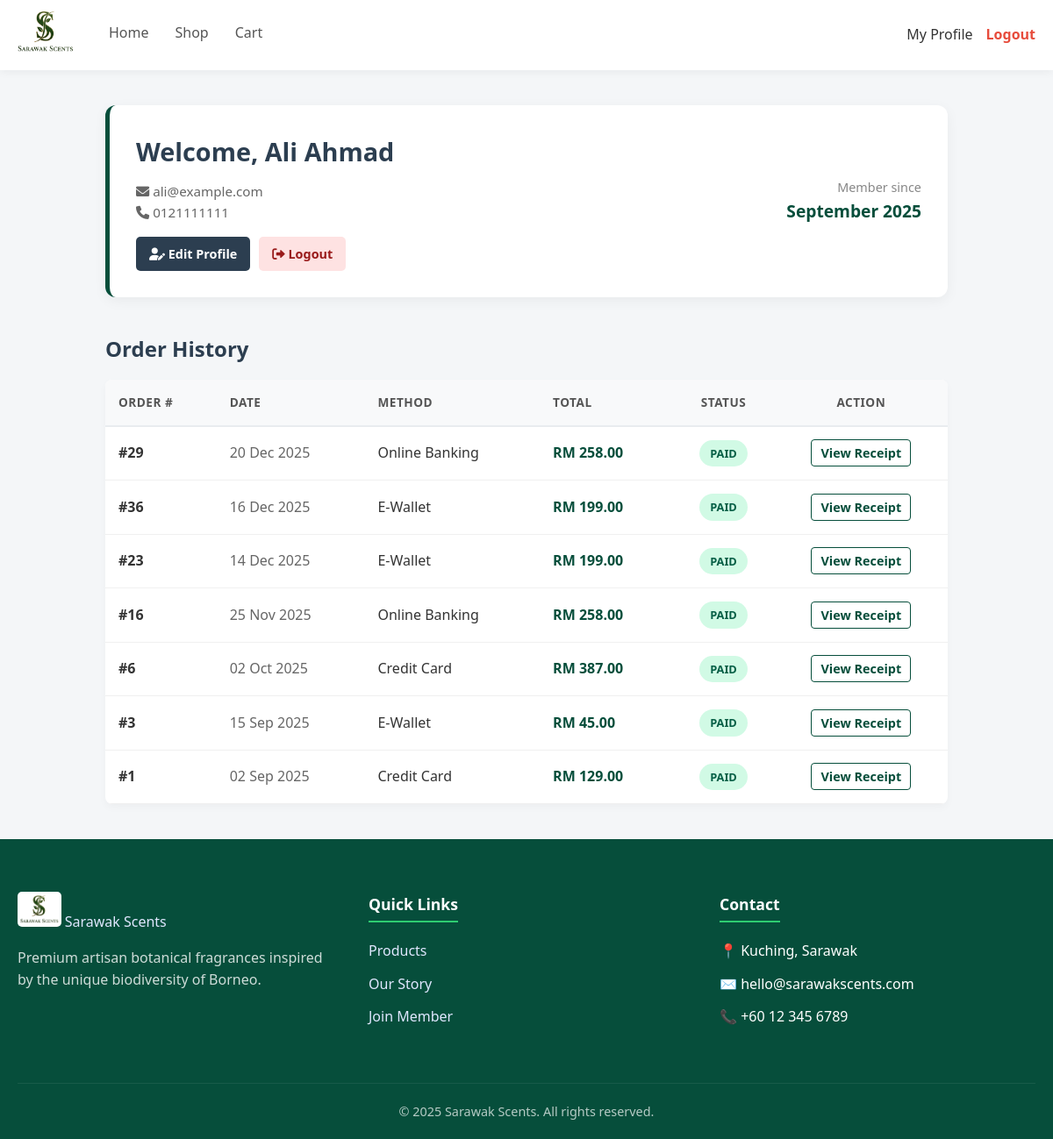
The app's page /profile.php (signed in) with its own data.
### tables this page shows
CREATE TABLE users (
    user_id INT AUTO_INCREMENT PRIMARY KEY,
    full_name VARCHAR(100) NOT NULL,
    email VARCHAR(100) NOT NULL UNIQUE,
    password VARCHAR(255) NOT NULL, 
    phone_number VARCHAR(20),
    otp_code VARCHAR(10) DEFAULT NULL,
    role ENUM('member', 'admin') DEFAULT 'member',
    address TEXT,
    created_at TIMESTAMP DEFAULT CURRENT_TIMESTAMP
);

CREATE TABLE transactions (
    transaction_id INT AUTO_INCREMENT PRIMARY KEY,
    order_id INT NOT NULL,
    payment_method VARCHAR(50),
    payment_status ENUM('Success', 'Failed') DEFAULT 'Success',
    transaction_date TIMESTAMP DEFAULT CURRENT_TIMESTAMP,
    FOREIGN KEY (order_id) REFERENCES orders(order_id)
);

CREATE TABLE orders (
    order_id INT AUTO_INCREMENT PRIMARY KEY,
    user_id INT NOT NULL,
    total_amount DECIMAL(10,2) NOT NULL,
    order_date TIMESTAMP DEFAULT CURRENT_TIMESTAMP,
    status ENUM('Pending', 'Paid', 'Shipped', 'Cancelled') DEFAULT 'Paid',
    FOREIGN KEY (user_id) REFERENCES users(user_id)
);

### profile.php (the view, shortened to what this page needs)
<?php
include 'includes/db_connect.php';
$user_id = $_SESSION['user_id'];
$user_sql = "SELECT * FROM users WHERE user_id = $user_id";
$user_res = mysqli_query($conn, $user_sql);
$user = mysqli_fetch_assoc($user_res);
$order_sql = "SELECT o.*, t.payment_method
              FROM orders o
              LEFT JOIN transactions t ON o.order_id = t.order_id
              WHERE o.user_id = $user_id
              ORDER BY o.order_date DESC";
$orders = mysqli_query($conn, $order_sql);
include 'includes/header.php';
?>
<div class="profile-container">
    <div class="profile-header">
        <div class="user-info">
            <h1>Welcome, <?php echo htmlspecialchars($user['full_name']); ?></h1>
            <div class="user-details">
                <div><i class="fas fa-envelope"></i> <?php echo htmlspecialchars($user['email']); ?></div>
                <div><i class="fas fa-phone"></i> <?php echo htmlspecialchars($user['phone_number']); ?></div>
            </div>
            <div class="profile-actions">
                <a href="edit_profile.php" class="btn-edit">
                    <i class="fas fa-user-edit"></i> Edit Profile
                </a>
                <a href="logout.php" onclick="return confirm('Are you sure?');" class="btn-logout-soft">
                    <i class="fas fa-sign-out-alt"></i> Logout
                </a>
            </div>
        </div>
        <div class="user-meta">
            <div>Member since</div>
            <div style="font-size: 1.2rem; font-weight: bold; color: #064e3b;">
                <?php echo date('F Y', strtotime($user['created_at'])); ?>
            </div>
        </div>
    </div>
    <h2 class="section-title">Order History</h2>
    <?php if (mysqli_num_rows($orders) > 0): ?>
        <table class="cart-table"> <thead>
                <tr>
                    <th>Order #</th>
                    <th>Date</th>
                    <th>Method</th>
                    <th>Total</th>
                    <th style="text-align: center;">Status</th>
                    <th style="text-align: center;">Action</th>
                </tr>
            </thead>
            <tbody>
                <?php while ($ord = mysqli_fetch_assoc($orders)): ?>
                    <tr>
                        <td data-label="Order #">
                            <strong>#<?php echo $ord['order_id']; ?></strong>
                        </td>
                        <td data-label="Date" style="color: #666;">
                            <?php echo date('d M Y', strtotime($ord['order_date'])); ?>
                        </td>
                        <td data-label="Method">
                            <?php echo htmlspecialchars($ord['payment_method'] ?? 'Online'); ?>
                        </td>
                        <td data-label="Total" style="color: #064e3b; font-weight: bold;">
                            RM <?php echo number_format($ord['total_amount'], 2); ?>
                        </td>
                        <td data-label="Status" style="text-align: center;">
                            <?php
                                $statusClass = 'status-pending';
                                if ($ord['status'] == 'Paid') $statusClass = 'status-paid';
                                elseif ($ord['status'] == 'Shipped') $statusClass = 'status-shipped';
                                elseif ($ord['status'] == 'Cancelled') $statusClass = 'status-cancelled';
                            ?>
                            <span class="status-badge <?php echo $statusClass; ?>">
                                <?php echo htmlspecialchars($ord['status']); ?>
                            </span>
                        </td>
                        <td data-label="Action" style="text-align: center;">
                            <a href="receipt.php?order_id=<?php echo $ord['order_id']; ?>" class="receipt-link">
                                View Receipt
                            </a>
                        </td>
                    </tr>
                <?php endwhile; ?>
            </tbody>
        </table>
    <?php endif; ?>
</div>
<?php include 'includes/footer.php'; ?>

### includes/header.php (shortened to what this page needs)
<?php
$isInAdmin = strpos($_SERVER['REQUEST_URI'], '/admin/') !== false;
$basePath = $isInAdmin ? '../' : '';
$current_page = basename($_SERVER['PHP_SELF']);
?>
<!DOCTYPE html>
<html lang="en">
<head>
    <link rel="stylesheet" href="https://cdnjs.cloudflare.com/ajax/libs/font-awesome/6.0.0/css/all.min.css">
    <link rel="stylesheet" href="<?php echo $basePath; ?>css/style.css">
</head>
<body class="with-fixed-header">
    <nav class="navbar">
        <div class="nav-container">
            <a href="<?php echo $basePath; ?>index.php" class="nav-logo">
                <img src="<?php echo $basePath; ?>assets/images/Sarawak_Scents_Logo.png" alt="Sarawak Scents">
            </a>
            <div class="nav-menu" id="navMenu">
                <ul class="nav-links">
                    <li><a href="<?php echo $basePath; ?>index.php" class="<?php echo ($current_page == 'index.php') ? 'active' : ''; ?>">Home</a></li>
                    <li><a href="<?php echo $basePath; ?>shop.php" class="<?php echo ($current_page == 'shop.php') ? 'active' : ''; ?>">Shop</a></li>
                    <li>
                        <a href="<?php echo $basePath; ?>cart.php" class="<?php echo ($current_page == 'cart.php') ? 'active' : ''; ?>">
                            Cart
                        </a>
                    </li>
                </ul>
                <ul class="nav-auth">
                    <?php if (isset($_SESSION['user_id'])): ?>
                        <?php if (isset($_SESSION['role']) && $_SESSION['role'] === 'admin'): ?>
                            <li><a href="<?php echo $basePath; ?>admin/dashboard.php" class="btn-admin-link">Admin Panel</a></li>
                        <?php else: ?>
                            <li><a href="<?php echo $basePath; ?>profile.php" class="btn-profile">My Profile</a></li>
                        <?php endif; ?>
                        <li><a href="<?php echo $basePath; ?>logout.php" onclick="return confirm('Logout?');" class="btn-logout">Logout</a></li>
                    <?php else: ?>
                        <li><a href="<?php echo $basePath; ?>login.php" class="btn-nav btn-login">Login</a></li>
                        <li><a href="<?php echo $basePath; ?>signup.php" class="btn-nav btn-signup">Sign Up</a></li>
                    <?php endif; ?>
                </ul>
            </div>
        </div>
    </nav>
    <div class="main-wrapper">

### includes/footer.php (shortened to what this page needs)
<?php
$isInAdmin = strpos($_SERVER['REQUEST_URI'], '/admin/') !== false;
$basePath = $isInAdmin ? '../' : '';
?>
</div> <footer class="site-footer">
    <div class="footer-container">
        <div class="footer-col footer-brand">
            <a href="<?php echo $basePath; ?>index.php" class="footer-logo-link">
                <img src="<?php echo $basePath; ?>assets/images/Sarawak_Scents_Logo.png" alt="Logo">
                <span>Sarawak Scents</span>
            </a>
            <p>Premium artisan botanical fragrances inspired by the unique biodiversity of Borneo.</p>
        </div>
        <div class="footer-col footer-links">
            <h4>Quick Links</h4>
            <ul>
                <li><a href="<?php echo $basePath; ?>shop.php">Products</a></li>
                <li><a href="<?php echo $basePath; ?>index.php#story">Our Story</a></li>
                <li><a href="<?php echo $basePath; ?>signup.php">Join Member</a></li>
            </ul>
        </div>
        <div class="footer-col footer-contact">
            <h4>Contact</h4>
            <ul>
                <li><span>📍</span> Kuching, Sarawak</li>
                <li><span>✉️</span> hello@sarawakscents.com</li>
                <li><span>📞</span> +60 12 345 6789</li>
            </ul>
        </div>
    </div>
    <div class="footer-bottom">
        &copy; <?php echo date("Y"); ?> Sarawak Scents. All rights reserved.
    </div>
</footer>
</body>
</html>

### css/style.css (style rules this page uses)
* { box-sizing: border-box; margin: 0; padding: 0; font-family: 'Segoe UI', Tahoma, Geneva, Verdana, sans-serif; }
body { background-color: #f4f6f8; color: #333; line-height: 1.6; }
body.with-fixed-header { padding-top: 90px; }
a { text-decoration: none; color: inherit; }
h1 { font-size: 1.8rem; margin-bottom: 0.5rem; }
body.with-fixed-header { padding-top: 80px; }
.navbar { position: fixed; top: 0; left: 0; width: 100%; background: white; box-shadow: 0 2px 10px rgba(0,0,0,0.05); z-index: 1000; height: 80px; }
.nav-container { max-width: 1200px; margin: 0 auto; padding: 0 20px; height: 100%; display: flex; justify-content: space-between; align-items: center; }
.nav-logo img { height: 50px; }
.nav-menu { display: flex; align-items: center; gap: 40px; flex-grow: 1; justify-content: space-between; margin-left: 40px; }
.nav-links { display: flex; gap: 30px; list-style: none; }
.nav-auth { display: flex; gap: 15px; list-style: none; align-items: center; }
.nav-links li { position: relative; }
.nav-links a { text-decoration: none; color: #555; font-weight: 500; position: relative; padding-bottom: 5px; display: inline-block; }
.nav-links a::after { content: ''; position: absolute; width: 0; height: 3px; bottom: 0; left: 0; background-color: #064e3b; transition: width 0.3s ease; }
.btn-logout { color: #e74c3c; font-weight: bold; }
.site-footer { background: #064e3b; color: white; padding: 60px 20px 20px; margin-top: auto; }
.footer-container { max-width: 1200px; margin: 0 auto; display: flex; flex-wrap: wrap; justify-content: space-between; gap: 40px; }
.footer-col { flex: 1; min-width: 220px; }
.footer-brand p { opacity: 0.8; margin-top: 15px; line-height: 1.6; }
.footer-brand img { height: 40px; background: white; padding: 3px; border-radius: 5px; }
.footer-col h4 { font-size: 1.1rem; margin-bottom: 20px; border-bottom: 2px solid #2ecc71; display: inline-block; padding-bottom: 5px; }
.footer-col ul { list-style: none; padding: 0; }
.footer-col ul li { margin-bottom: 12px; }
.footer-col a { text-decoration: none; color: #e0e7ff; transition: 0.3s; }
.footer-bottom { text-align: center; margin-top: 50px; padding-top: 20px; border-top: 1px solid rgba(255,255,255,0.1); font-size: 0.9rem; opacity: 0.7; }
.section-title { color: #2c3e50; margin-bottom: 1rem; }
.cart-table { width: 100%; border-collapse: collapse; background: white; box-shadow: 0 4px 10px rgba(0,0,0,0.03); border-radius: 8px; overflow: hidden; margin-bottom: 30px; }
.cart-table thead { background-color: #f8f9fa; border-bottom: 2px solid #e9ecef; }
.cart-table th { padding: 15px; text-align: left; font-weight: 700; color: #555; text-transform: uppercase; font-size: 0.85rem; letter-spacing: 0.5px; }
.cart-table td { padding: 15px; vertical-align: middle; border-bottom: 1px solid #f0f0f0; }
.profile-container { max-width: 1000px; margin: 40px auto; padding: 0 20px; min-height: 60vh; }
.profile-header { background: white; padding: 30px; border-radius: 12px; box-shadow: 0 4px 15px rgba(0,0,0,0.05); margin-bottom: 40px; display: flex; justify-content: space-between; align-items: center; flex-wrap: wrap; gap: 20px; border-left: 5px solid #064e3b; }
.user-info h1 { margin: 0 0 10px 0; font-size: 1.8rem; color: #2c3e50; }
.user-details { color: #666; font-size: 0.95rem; line-height: 1.6; }
.user-meta { text-align: right; color: #888; font-size: 0.9rem; }
.profile-actions { margin-top: 15px; display: flex; gap: 10px; }
.btn-edit { background-color: #2c3e50; color: white; padding: 8px 15px; border-radius: 5px; font-size: 0.9rem; font-weight: 600; transition: background 0.3s; }
.btn-logout-soft { background-color: #fee2e2; color: #991b1b; padding: 8px 15px; border-radius: 5px; font-size: 0.9rem; font-weight: 600; transition: background 0.3s; }
.status-badge { padding: 5px 12px; border-radius: 20px; font-size: 0.8rem; font-weight: 700; text-transform: uppercase; display: inline-block; }
.status-paid { background: #d1fae5; color: #065f46; }
.receipt-link { color: #064e3b; font-weight: 600; font-size: 0.9rem; border: 1px solid #064e3b; padding: 5px 10px; border-radius: 4px; transition: all 0.2s; }

### records on screen
users: full_name "Ali Ahmad", email "ali@example.com", phone_number "0121111111", created_at "September 2025"
transactions: order.order_id "29", order.order_date "20 Dec 2025", payment_method "Online Banking", order.total_amount "258.00", order.status "PAID"
transactions: order.order_id "36", order.order_date "16 Dec 2025", payment_method "E-Wallet", order.total_amount "199.00", order.status "PAID"
transactions: order.order_id "23", order.order_date "14 Dec 2025", payment_method "E-Wallet", order.total_amount "199.00", order.status "PAID"
transactions: order.order_id "16", order.order_date "25 Nov 2025", payment_method "Online Banking", order.total_amount "258.00", order.status "PAID"
transactions: order.order_id "6", order.order_date "02 Oct 2025", payment_method "Credit Card", order.total_amount "387.00", order.status "PAID"
transactions: order.order_id "3", order.order_date "15 Sep 2025", payment_method "E-Wallet", order.total_amount "45.00", order.status "PAID"
transactions: order.order_id "1", order.order_date "02 Sep 2025", payment_method "Credit Card", order.total_amount "129.00", order.status "PAID"
